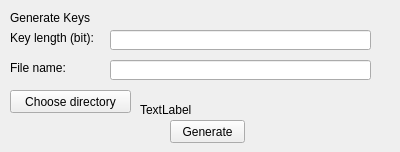
     <widget class="QWidget" name="tab_11">
      <attribute name="title">
       <string>Generate</string>
      </attribute>
      <widget class="QLabel" name="label_9">
       <property name="geometry">
        <rect>
         <x>10</x>
         <y>30</y>
         <width>91</width>
         <height>16</height>
        </rect>
       </property>
       <property name="text">
        <string>Key length (bit):</string>
       </property>
      </widget>
      <widget class="QLineEdit" name="p_gen_len_text">
       <property name="geometry">
        <rect>
         <x>110</x>
         <y>30</y>
         <width>261</width>
         <height>20</height>
        </rect>
       </property>
      </widget>
      <widget class="QLabel" name="label_3">
       <property name="geometry">
        <rect>
         <x>10</x>
         <y>10</y>
         <width>91</width>
         <height>16</height>
        </rect>
       </property>
       <property name="text">
        <string>Generate Keys</string>
       </property>
      </widget>
      <widget class="QLineEdit" name="p_gen_file_text">
       <property name="geometry">
        <rect>
         <x>110</x>
         <y>60</y>
         <width>261</width>
         <height>20</height>
        </rect>
       </property>
      </widget>
      <widget class="QPushButton" name="p_gen_button">
       <property name="geometry">
        <rect>
         <x>170</x>
         <y>120</y>
         <width>75</width>
         <height>23</height>
        </rect>
       </property>
       <property name="text">
        <string>Generate</string>
       </property>
      </widget>
      <widget class="QLabel" name="label_10">
       <property name="geometry">
        <rect>
         <x>10</x>
         <y>60</y>
         <width>91</width>
         <height>16</height>
        </rect>
       </property>
       <property name="text">
        <string>File name:</string>
       </property>
      </widget>
      <widget class="QPushButton" name="p_gen_dir_button">
       <property name="geometry">
        <rect>
         <x>10</x>
         <y>90</y>
         <width>121</width>
         <height>23</height>
        </rect>
       </property>
       <property name="text">
        <string>Choose directory</string>
       </property>
      </widget>
      <widget class="QLabel" name="p_gen_dir_name">
       <property name="geometry">
        <rect>
         <x>140</x>
         <y>100</y>
         <width>251</width>
         <height>20</height>
        </rect>
       </property>
       <property name="text">
        <string>TextLabel</string>
       </property>
      </widget>
     </widget>
